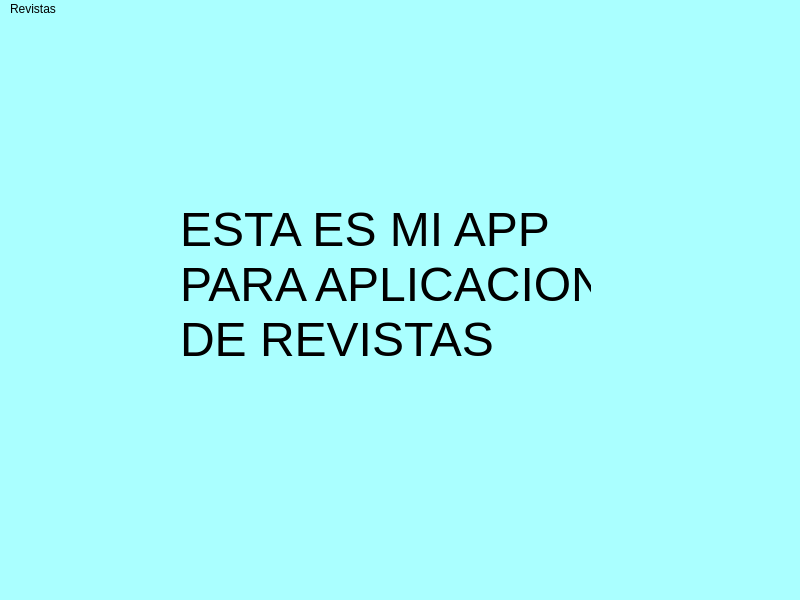
<?xml version="1.0" encoding="UTF-8"?>
<ui version="4.0">
 <class>MainWindow</class>
 <widget class="QMainWindow" name="MainWindow">
  <property name="geometry">
   <rect>
    <x>0</x>
    <y>0</y>
    <width>800</width>
    <height>600</height>
   </rect>
  </property>
  <property name="windowTitle">
   <string>MainWindow</string>
  </property>
  <property name="styleSheet">
   <string notr="true">background-color: rgb(170, 255, 255);</string>
  </property>
  <widget class="QWidget" name="centralwidget">
   <widget class="QLabel" name="label">
    <property name="geometry">
     <rect>
      <x>180</x>
      <y>120</y>
      <width>411</width>
      <height>291</height>
     </rect>
    </property>
    <property name="font">
     <font>
      <pointsize>36</pointsize>
     </font>
    </property>
    <property name="text">
     <string>ESTA ES MI APP
PARA APLICACION 
DE REVISTAS</string>
    </property>
   </widget>
  </widget>
  <widget class="QMenuBar" name="menubar">
   <property name="geometry">
    <rect>
     <x>0</x>
     <y>0</y>
     <width>800</width>
     <height>21</height>
    </rect>
   </property>
   <widget class="QMenu" name="menuRevistas">
    <property name="title">
     <string>Revistas</string>
    </property>
    <addaction name="separator"/>
    <addaction name="actionInicio"/>
    <addaction name="actionInsertar_Revistas"/>
    <addaction name="actionListar_Revistas"/>
   </widget>
   <addaction name="menuRevistas"/>
  </widget>
  <widget class="QStatusBar" name="statusbar"/>
  <action name="actionInicio">
   <property name="text">
    <string>Inicio</string>
   </property>
  </action>
  <action name="actionInsertar_Revistas">
   <property name="text">
    <string>Insertar Revistas</string>
   </property>
  </action>
  <action name="actionListar_Revistas">
   <property name="text">
    <string>Listar Revistas</string>
   </property>
  </action>
 </widget>
 <resources/>
 <connections/>
</ui>
